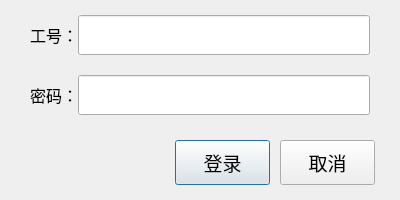
<?xml version="1.0" encoding="UTF-8"?>
<ui version="4.0">
 <class>LoginDialog</class>
 <widget class="QDialog" name="LoginDialog">
  <property name="geometry">
   <rect>
    <x>0</x>
    <y>0</y>
    <width>400</width>
    <height>200</height>
   </rect>
  </property>
  <property name="minimumSize">
   <size>
    <width>400</width>
    <height>200</height>
   </size>
  </property>
  <property name="maximumSize">
   <size>
    <width>400</width>
    <height>200</height>
   </size>
  </property>
  <property name="windowTitle">
   <string>LoginDialog</string>
  </property>
  <widget class="QFrame" name="buttons">
   <property name="geometry">
    <rect>
     <x>0</x>
     <y>125</y>
     <width>400</width>
     <height>75</height>
    </rect>
   </property>
   <layout class="QHBoxLayout" name="horizontalLayout">
    <property name="spacing">
     <number>10</number>
    </property>
    <property name="leftMargin">
     <number>175</number>
    </property>
    <property name="topMargin">
     <number>15</number>
    </property>
    <property name="rightMargin">
     <number>25</number>
    </property>
    <property name="bottomMargin">
     <number>15</number>
    </property>
    <item>
     <widget class="QPushButton" name="login">
      <property name="sizePolicy">
       <sizepolicy hsizetype="Expanding" vsizetype="Expanding">
        <horstretch>0</horstretch>
        <verstretch>0</verstretch>
       </sizepolicy>
      </property>
      <property name="font">
       <font>
        <family>Noto Sans CJK SC Medium</family>
        <pointsize>14</pointsize>
        <weight>50</weight>
        <bold>false</bold>
       </font>
      </property>
      <property name="text">
       <string>登录</string>
      </property>
     </widget>
    </item>
    <item>
     <widget class="QPushButton" name="cancel">
      <property name="sizePolicy">
       <sizepolicy hsizetype="Expanding" vsizetype="Expanding">
        <horstretch>0</horstretch>
        <verstretch>0</verstretch>
       </sizepolicy>
      </property>
      <property name="font">
       <font>
        <family>Noto Sans CJK SC Medium</family>
        <pointsize>14</pointsize>
        <weight>50</weight>
        <bold>false</bold>
       </font>
      </property>
      <property name="text">
       <string>取消</string>
      </property>
     </widget>
    </item>
   </layout>
  </widget>
  <widget class="QFrame" name="inputs">
   <property name="geometry">
    <rect>
     <x>0</x>
     <y>0</y>
     <width>400</width>
     <height>125</height>
    </rect>
   </property>
   <layout class="QVBoxLayout" name="verticalLayout">
    <property name="spacing">
     <number>20</number>
    </property>
    <property name="leftMargin">
     <number>30</number>
    </property>
    <property name="topMargin">
     <number>15</number>
    </property>
    <property name="rightMargin">
     <number>30</number>
    </property>
    <property name="bottomMargin">
     <number>10</number>
    </property>
    <item>
     <widget class="QFrame" name="accountFrame">
      <layout class="QHBoxLayout" name="horizontalLayout_2">
       <property name="spacing">
        <number>0</number>
       </property>
       <property name="leftMargin">
        <number>0</number>
       </property>
       <property name="topMargin">
        <number>0</number>
       </property>
       <property name="rightMargin">
        <number>0</number>
       </property>
       <property name="bottomMargin">
        <number>0</number>
       </property>
       <item>
        <widget class="QLabel" name="accountLabel">
         <property name="sizePolicy">
          <sizepolicy hsizetype="Preferred" vsizetype="Expanding">
           <horstretch>0</horstretch>
           <verstretch>0</verstretch>
          </sizepolicy>
         </property>
         <property name="font">
          <font>
           <family>Noto Sans CJK SC Medium</family>
           <pointsize>12</pointsize>
          </font>
         </property>
         <property name="text">
          <string>工号：</string>
         </property>
        </widget>
       </item>
       <item>
        <widget class="QLineEdit" name="account">
         <property name="sizePolicy">
          <sizepolicy hsizetype="Expanding" vsizetype="Expanding">
           <horstretch>0</horstretch>
           <verstretch>0</verstretch>
          </sizepolicy>
         </property>
         <property name="font">
          <font>
           <family>Noto Sans CJK SC Medium</family>
           <pointsize>12</pointsize>
          </font>
         </property>
        </widget>
       </item>
      </layout>
     </widget>
    </item>
    <item>
     <widget class="QFrame" name="passwordlFrame">
      <layout class="QHBoxLayout" name="horizontalLayout_3">
       <property name="spacing">
        <number>0</number>
       </property>
       <property name="leftMargin">
        <number>0</number>
       </property>
       <property name="topMargin">
        <number>0</number>
       </property>
       <property name="rightMargin">
        <number>0</number>
       </property>
       <property name="bottomMargin">
        <number>0</number>
       </property>
       <item>
        <widget class="QLabel" name="passwordLabel">
         <property name="sizePolicy">
          <sizepolicy hsizetype="Preferred" vsizetype="Expanding">
           <horstretch>0</horstretch>
           <verstretch>0</verstretch>
          </sizepolicy>
         </property>
         <property name="font">
          <font>
           <family>Noto Sans CJK SC Medium</family>
           <pointsize>12</pointsize>
          </font>
         </property>
         <property name="text">
          <string>密码：</string>
         </property>
        </widget>
       </item>
       <item>
        <widget class="QLineEdit" name="password">
         <property name="sizePolicy">
          <sizepolicy hsizetype="Expanding" vsizetype="Expanding">
           <horstretch>0</horstretch>
           <verstretch>0</verstretch>
          </sizepolicy>
         </property>
         <property name="font">
          <font>
           <family>Noto Sans CJK SC Medium</family>
           <pointsize>12</pointsize>
          </font>
         </property>
         <property name="echoMode">
          <enum>QLineEdit::Password</enum>
         </property>
        </widget>
       </item>
      </layout>
     </widget>
    </item>
   </layout>
  </widget>
 </widget>
 <layoutdefault spacing="6" margin="11"/>
 <resources/>
 <connections/>
</ui>
